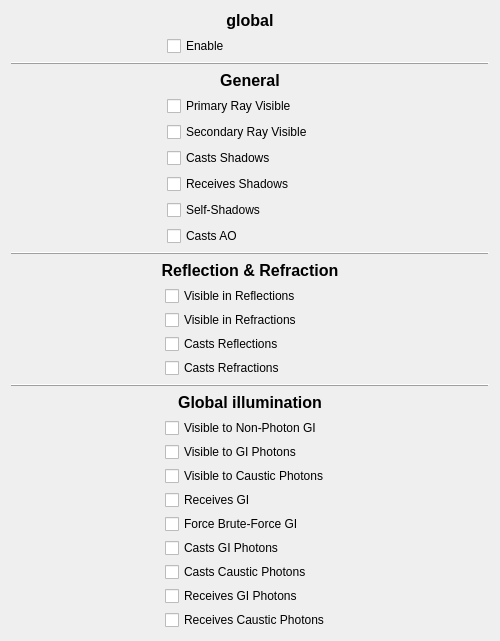
<?xml version="1.0" encoding="UTF-8"?>
<ui version="4.0">
 <class>main_widget</class>
 <widget class="QWidget" name="main_widget">
  <property name="geometry">
   <rect>
    <x>0</x>
    <y>0</y>
    <width>500</width>
    <height>600</height>
   </rect>
  </property>
  <property name="windowTitle">
   <string>Form</string>
  </property>
  <layout class="QVBoxLayout" name="verticalLayout">
   <item>
    <widget class="QLabel" name="global_label">
     <property name="font">
      <font>
       <pointsize>12</pointsize>
       <weight>75</weight>
       <bold>true</bold>
      </font>
     </property>
     <property name="text">
      <string>global</string>
     </property>
     <property name="alignment">
      <set>Qt::AlignCenter</set>
     </property>
    </widget>
   </item>
   <item>
    <layout class="QFormLayout" name="global_layout">
     <item row="0" column="0">
      <widget class="QLabel" name="empty_label">
       <property name="minimumSize">
        <size>
         <width>150</width>
         <height>0</height>
        </size>
       </property>
       <property name="text">
        <string/>
       </property>
      </widget>
     </item>
     <item row="0" column="1">
      <widget class="QCheckBox" name="globalEnable_CB">
       <property name="text">
        <string>Enable</string>
       </property>
      </widget>
     </item>
    </layout>
   </item>
   <item>
    <widget class="QFrame" name="frame_2">
     <property name="frameShape">
      <enum>QFrame::HLine</enum>
     </property>
     <property name="frameShadow">
      <enum>QFrame::Raised</enum>
     </property>
    </widget>
   </item>
   <item>
    <widget class="QLabel" name="general_label">
     <property name="font">
      <font>
       <pointsize>12</pointsize>
       <weight>75</weight>
       <bold>true</bold>
      </font>
     </property>
     <property name="text">
      <string>General</string>
     </property>
     <property name="alignment">
      <set>Qt::AlignCenter</set>
     </property>
    </widget>
   </item>
   <item>
    <layout class="QFormLayout" name="general_layout">
     <item row="0" column="0">
      <widget class="QLabel" name="empty_label_2">
       <property name="minimumSize">
        <size>
         <width>150</width>
         <height>0</height>
        </size>
       </property>
       <property name="text">
        <string/>
       </property>
      </widget>
     </item>
     <item row="0" column="1">
      <widget class="QCheckBox" name="primaryRayVis_CB">
       <property name="text">
        <string>Primary Ray Visible</string>
       </property>
      </widget>
     </item>
     <item row="1" column="1">
      <widget class="QCheckBox" name="seconderayRayVis_CB">
       <property name="text">
        <string>Secondary Ray Visible</string>
       </property>
      </widget>
     </item>
     <item row="2" column="1">
      <widget class="QCheckBox" name="castShadow_CB">
       <property name="text">
        <string>Casts Shadows</string>
       </property>
      </widget>
     </item>
     <item row="3" column="1">
      <widget class="QCheckBox" name="receivesShadow_CB">
       <property name="text">
        <string>Receives Shadows</string>
       </property>
      </widget>
     </item>
     <item row="4" column="1">
      <widget class="QCheckBox" name="selfShadow_CB">
       <property name="text">
        <string>Self-Shadows</string>
       </property>
      </widget>
     </item>
     <item row="5" column="1">
      <widget class="QCheckBox" name="castAo_CB">
       <property name="text">
        <string>Casts AO</string>
       </property>
      </widget>
     </item>
    </layout>
   </item>
   <item>
    <widget class="QFrame" name="frame">
     <property name="frameShape">
      <enum>QFrame::HLine</enum>
     </property>
     <property name="frameShadow">
      <enum>QFrame::Raised</enum>
     </property>
    </widget>
   </item>
   <item>
    <widget class="QLabel" name="refl_and_refr_label">
     <property name="font">
      <font>
       <pointsize>12</pointsize>
       <weight>75</weight>
       <bold>true</bold>
      </font>
     </property>
     <property name="text">
      <string>Reflection &amp; Refraction</string>
     </property>
     <property name="alignment">
      <set>Qt::AlignCenter</set>
     </property>
    </widget>
   </item>
   <item>
    <layout class="QFormLayout" name="refl_and_refr_layout">
     <property name="fieldGrowthPolicy">
      <enum>QFormLayout::AllNonFixedFieldsGrow</enum>
     </property>
     <property name="labelAlignment">
      <set>Qt::AlignJustify|Qt::AlignVCenter</set>
     </property>
     <property name="formAlignment">
      <set>Qt::AlignJustify|Qt::AlignTop</set>
     </property>
     <property name="horizontalSpacing">
      <number>4</number>
     </property>
     <property name="verticalSpacing">
      <number>4</number>
     </property>
     <item row="0" column="1">
      <widget class="QCheckBox" name="visInRefl_CB">
       <property name="text">
        <string>Visible in Reflections</string>
       </property>
      </widget>
     </item>
     <item row="1" column="1">
      <widget class="QCheckBox" name="visInRefr_CB">
       <property name="text">
        <string>Visible in Refractions</string>
       </property>
      </widget>
     </item>
     <item row="2" column="1">
      <widget class="QCheckBox" name="castsRefl_CB">
       <property name="text">
        <string>Casts Reflections</string>
       </property>
      </widget>
     </item>
     <item row="3" column="1">
      <widget class="QCheckBox" name="castsRefr_CB">
       <property name="text">
        <string>Casts Refractions</string>
       </property>
      </widget>
     </item>
     <item row="0" column="0">
      <widget class="QLabel" name="empty_label_3">
       <property name="minimumSize">
        <size>
         <width>150</width>
         <height>0</height>
        </size>
       </property>
       <property name="text">
        <string/>
       </property>
       <property name="alignment">
        <set>Qt::AlignRight|Qt::AlignTrailing|Qt::AlignVCenter</set>
       </property>
      </widget>
     </item>
    </layout>
   </item>
   <item>
    <widget class="QFrame" name="frame_3">
     <property name="frameShape">
      <enum>QFrame::HLine</enum>
     </property>
     <property name="frameShadow">
      <enum>QFrame::Raised</enum>
     </property>
    </widget>
   </item>
   <item>
    <widget class="QLabel" name="gi_label">
     <property name="font">
      <font>
       <pointsize>12</pointsize>
       <weight>75</weight>
       <bold>true</bold>
      </font>
     </property>
     <property name="text">
      <string>Global illumination</string>
     </property>
     <property name="alignment">
      <set>Qt::AlignCenter</set>
     </property>
    </widget>
   </item>
   <item>
    <layout class="QFormLayout" name="gi_layout">
     <property name="fieldGrowthPolicy">
      <enum>QFormLayout::AllNonFixedFieldsGrow</enum>
     </property>
     <property name="labelAlignment">
      <set>Qt::AlignJustify|Qt::AlignVCenter</set>
     </property>
     <property name="formAlignment">
      <set>Qt::AlignJustify|Qt::AlignTop</set>
     </property>
     <property name="horizontalSpacing">
      <number>4</number>
     </property>
     <property name="verticalSpacing">
      <number>4</number>
     </property>
     <item row="0" column="0">
      <widget class="QLabel" name="empty_label_4">
       <property name="minimumSize">
        <size>
         <width>150</width>
         <height>0</height>
        </size>
       </property>
       <property name="text">
        <string/>
       </property>
       <property name="alignment">
        <set>Qt::AlignRight|Qt::AlignTrailing|Qt::AlignVCenter</set>
       </property>
      </widget>
     </item>
     <item row="0" column="1">
      <widget class="QCheckBox" name="visToNonPhotonGi_CB">
       <property name="text">
        <string>Visible to Non-Photon GI</string>
       </property>
      </widget>
     </item>
     <item row="1" column="1">
      <widget class="QCheckBox" name="visToGiPhotons_CB">
       <property name="text">
        <string>Visible to GI Photons</string>
       </property>
      </widget>
     </item>
     <item row="2" column="1">
      <widget class="QCheckBox" name="visCausticPhotons_CB">
       <property name="text">
        <string>Visible to Caustic Photons</string>
       </property>
      </widget>
     </item>
     <item row="3" column="1">
      <widget class="QCheckBox" name="receivesGi_CB">
       <property name="text">
        <string>Receives GI</string>
       </property>
      </widget>
     </item>
     <item row="4" column="1">
      <widget class="QCheckBox" name="forceBruteForceGi_CB">
       <property name="text">
        <string>Force Brute-Force GI</string>
       </property>
      </widget>
     </item>
     <item row="5" column="1">
      <widget class="QCheckBox" name="castsGiPhotons_CB">
       <property name="text">
        <string>Casts GI Photons</string>
       </property>
      </widget>
     </item>
     <item row="6" column="1">
      <widget class="QCheckBox" name="castsCausticPhotons_CB">
       <property name="text">
        <string>Casts Caustic Photons</string>
       </property>
      </widget>
     </item>
     <item row="7" column="1">
      <widget class="QCheckBox" name="receivesGiPhotons_CB">
       <property name="text">
        <string>Receives GI Photons</string>
       </property>
      </widget>
     </item>
     <item row="8" column="1">
      <widget class="QCheckBox" name="receivesCausticPhotons_CB">
       <property name="text">
        <string>Receives Caustic Photons</string>
       </property>
      </widget>
     </item>
    </layout>
   </item>
   <item>
    <spacer name="verticalSpacer">
     <property name="orientation">
      <enum>Qt::Vertical</enum>
     </property>
     <property name="sizeHint" stdset="0">
      <size>
       <width>20</width>
       <height>38</height>
      </size>
     </property>
    </spacer>
   </item>
  </layout>
 </widget>
 <resources/>
 <connections/>
</ui>
